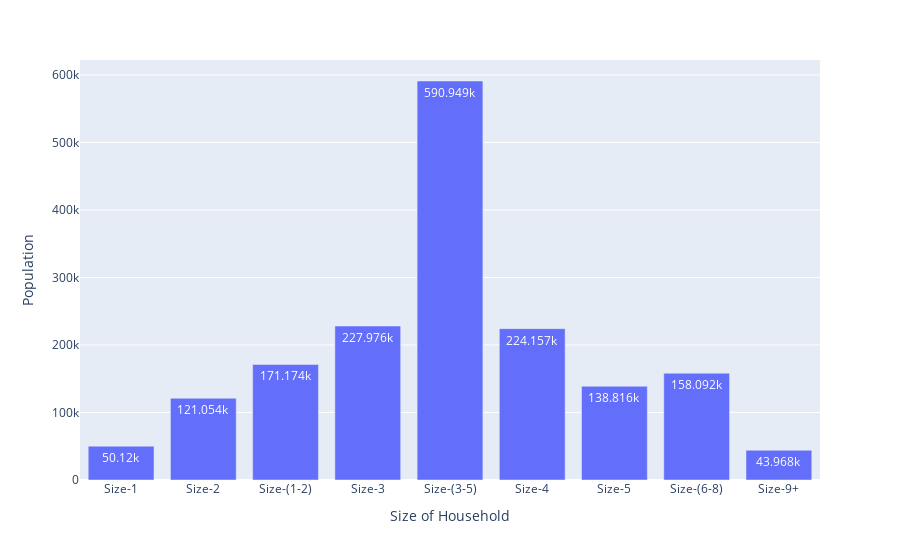

Notebook code for this chart:
### Code cell
px.bar(data_frame=size, x='Size of Household',y='Population',text_auto=True)

### Figure 1 — Plotly figure (JSON) as saved in the notebook; plotly's stock layout.template omitted (floating-point values rounded to 4 significant figures)
{"data": [{"hovertemplate": "Size of Household=%{x}<br>Population=%{y}<extra></extra>", "legendgroup": "", "marker": {"color": "#636efa", "pattern": {"shape": ""}}, "name": "", "orientation": "v", "showlegend": false, "textposition": "auto", "texttemplate": "%{y}", "type": "bar", "x": ["Size-1", "Size-2", "Size-(1-2)", "Size-3", "Size-(3-5)", "Size-4", "Size-5", "Size-(6-8)", "Size-9+"], "xaxis": "x", "y": [50120, 121054, 171174, 227976, 590949, 224157, 138816, 158092, 43968], "yaxis": "y"}], "layout": {"barmode": "relative", "legend": {"tracegroupgap": 0}, "margin": {"t": 60}, "xaxis": {"anchor": "y", "domain": [0, 1], "title": {"text": "Size of Household"}}, "yaxis": {"anchor": "x", "domain": [0, 1], "title": {"text": "Population"}}}}
